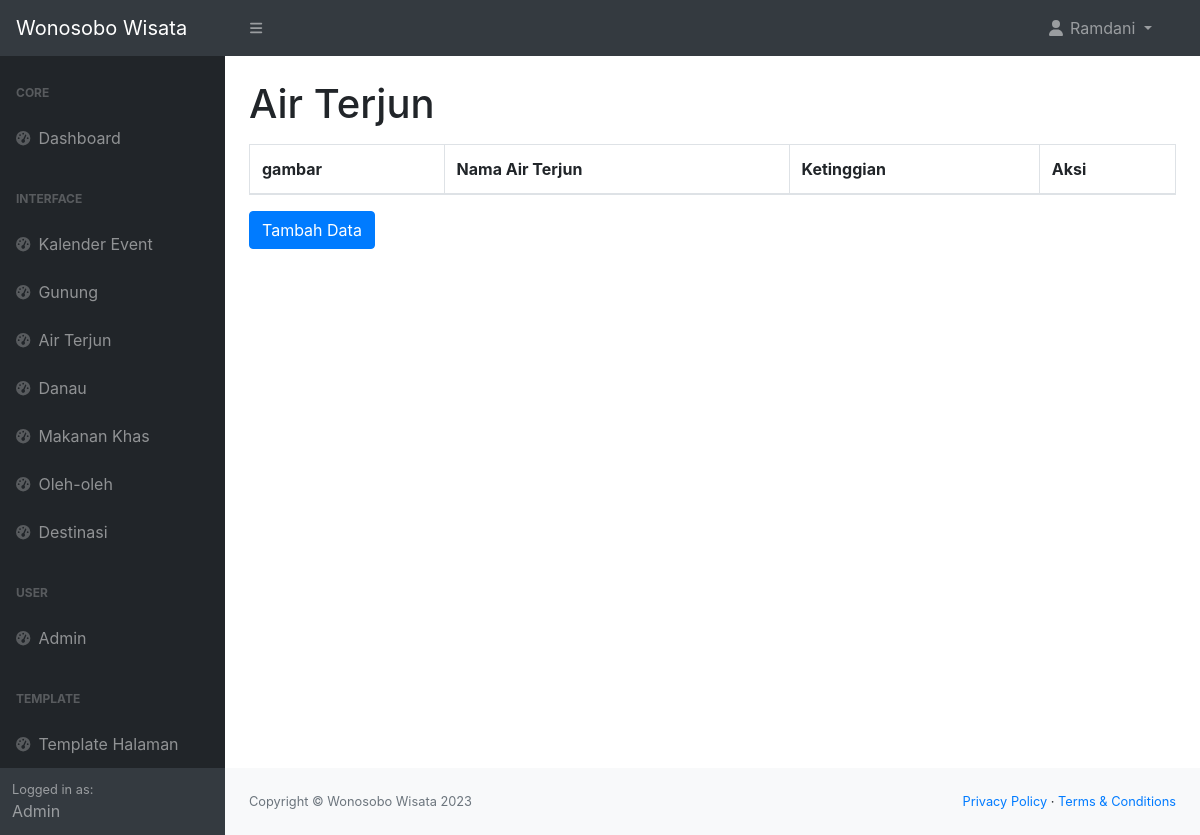
Page /admin/air_terjun.php (signed in) on the earlier database version.
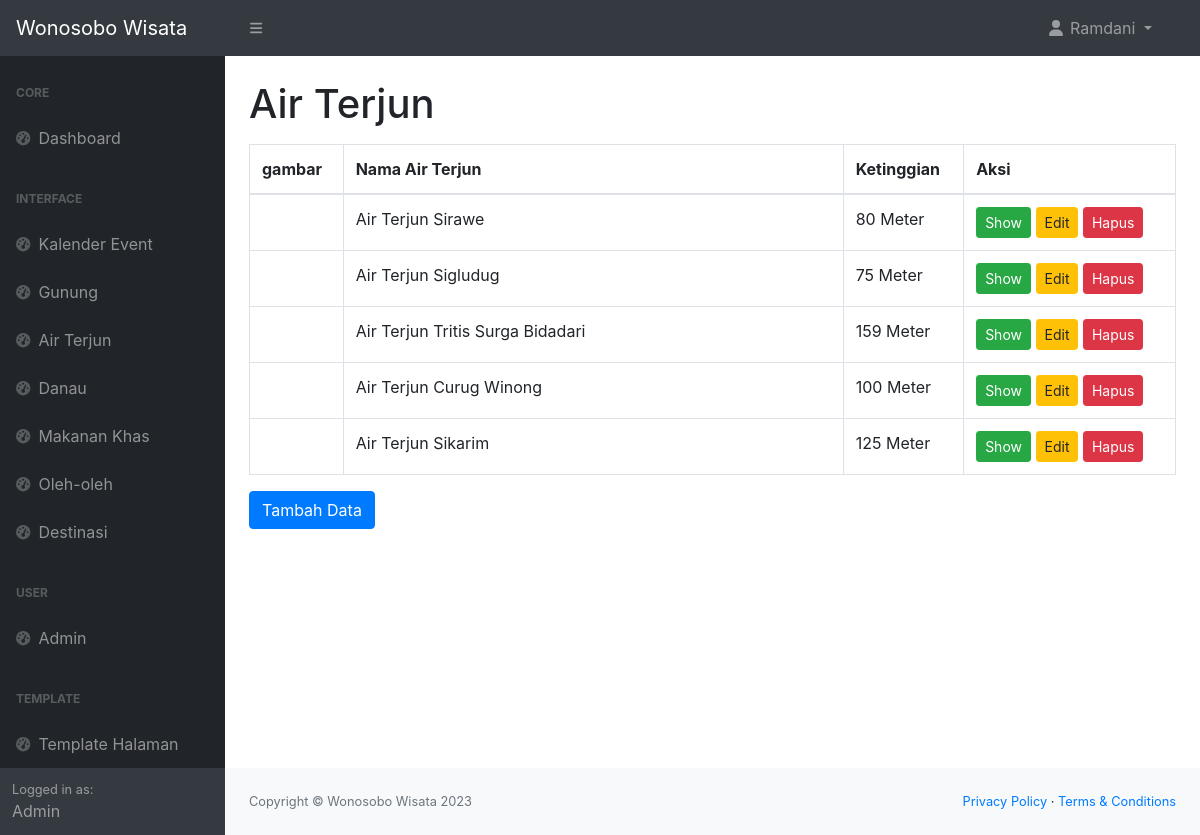
Same page on the later database version.
### tables this page shows
CREATE TABLE `tabel_air_terjun` (
  `air_terjun_id` int(11) NOT NULL,
  `img_air_terjun` text NOT NULL,
  `nama_air_terjun` varchar(255) NOT NULL,
  `deskripsi_air_terjun` text NOT NULL,
  `link_google_maps_air_terjun` varchar(500) NOT NULL,
  `ketinggian_air_terjun` int(10) NOT NULL
);

### admin/air_terjun.php (the view, shortened to what this page needs)
<!DOCTYPE html>
<html lang="en">
<head>
    <link href="https://cdn.jsdelivr.net/npm/simple-datatables@7.1.2/dist/style.min.css" rel="stylesheet" />
    <link href="css/styles.css" rel="stylesheet" />
    <link rel="stylesheet" href="https://maxcdn.bootstrapcdn.com/bootstrap/4.0.0/css/bootstrap.min.css">
</head>
<body>
    <?php include 'navbar.php'; ?>
    <div id="layoutSidenav">
        <div id="layoutSidenav_nav">
            <?php include 'sidebar.php'; ?>
        </div>
        <div id="layoutSidenav_content">
            <main>
                <div class="container-fluid px-4">
                    <h1 class="mt-4">Air Terjun</h1>
                    <div class="table-responsive mt-3">
                        <table class="table table-bordered">
                            <thead>
                                <tr>
                                    <th>gambar</th>
                                    <th>Nama Air Terjun</th>
                                    <th>Ketinggian</th>
                                    <th>Aksi</th>
                                </tr>
                            </thead>
                            <tbody>
                                <?php
                                include '../connect.php';
                                $query = "SELECT * FROM tabel_air_terjun ORDER BY air_terjun_id DESC";
                                $datas = $conn->query($query);
                                foreach ($datas as $data) :
                                ?>
                                    <tr>
                                        <td>
                                        </td>
                                        <td style="width: 500px;">
                                            <?= $data['nama_air_terjun'] ?>
                                        </td>
                                        <td>
                                            <?= $data['ketinggian_air_terjun'] ?> Meter
                                        </td>
                                        <td>
                                            <button type="button" class="btn btn-success btn-sm" data-toggle="modal" data-target="#showDataModal<?= $data['air_terjun_id'] ?>">Show</button>
                                            <button type="button" class="btn btn-warning btn-sm" data-toggle="modal" data-target="#editDataModal<?= $data['air_terjun_id'] ?>">Edit</button>
                                            <button type="button" class="btn btn-danger btn-sm" data-toggle="modal" data-target="#hapusDataModal<?= $data['air_terjun_id'] ?>">Hapus</button>
                                        </td>
                                    </tr>
                                <?php endforeach ?>
                            </tbody>
                        </table>
                    </div>
                    <button type="button" class="btn btn-primary" data-toggle="modal" data-target="#tambahDataModal">
                        Tambah Data
                    </button>
                </div>
            </main>
            <?php include 'footer.php'; ?>
        </div>
    </div>
</body>
</html>

Differences in the rows shown:
added tabel_air_terjun: nama_air_terjun "Air Terjun Sirawe", ketinggian_air_terjun "80"
added tabel_air_terjun: nama_air_terjun "Air Terjun Sigludug", ketinggian_air_terjun "75"
added tabel_air_terjun: nama_air_terjun "Air Terjun Tritis Surga Bidadari", ketinggian_air_terjun "159"
added tabel_air_terjun: nama_air_terjun "Air Terjun Curug Winong", ketinggian_air_terjun "100"
added tabel_air_terjun: nama_air_terjun "Air Terjun Sikarim", ketinggian_air_terjun "125"
